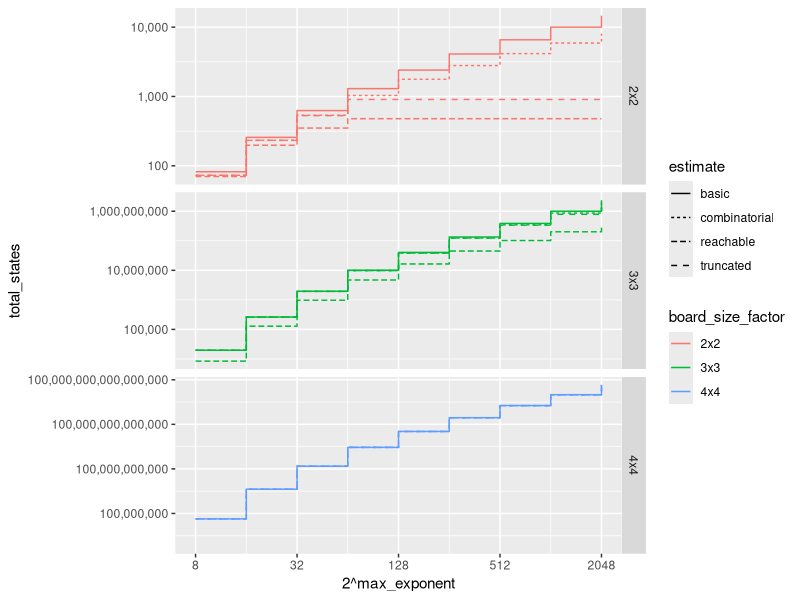

R code for this plot:
library(ggplot2)

dBasicTotal <- transform(
  read.csv('layers_basic_total.csv'),
  estimate = 'basic'
)

dCombinatorialTotal <- transform(
  read.csv('layers_total.csv'),
  estimate = 'combinatorial'
)

dTruncatedTotal <- transform(
  read.csv('layers_truncated_total.csv'),
  estimate = 'truncated'
)

dReachable <- transform(
  read.csv('reachable.csv'),
  estimate = 'reachable'
)

dTotals <- rbind(dBasicTotal, dCombinatorialTotal, dTruncatedTotal, dReachable)

ggplot(
  transform(
    dTotals,
    board_size_factor = factor(
    board_size,
    levels = c(2, 3, 4),
    labels = c('2x2', '3x3', '4x4'))),
  aes(
    x = 2**max_exponent,
    y = total_states,
    color = board_size_factor,
    linetype = estimate)) +
  geom_step() +
  facet_grid(board_size_factor ~ ., scales = 'free_y') +
  scale_x_continuous(
    trans = 'log2',
    breaks = 2 ** seq(1, 11, by = 2)) +
  scale_y_continuous(
    trans = 'log10',
    labels = function (n) format(n, scientific = FALSE, big.mark = ','))
